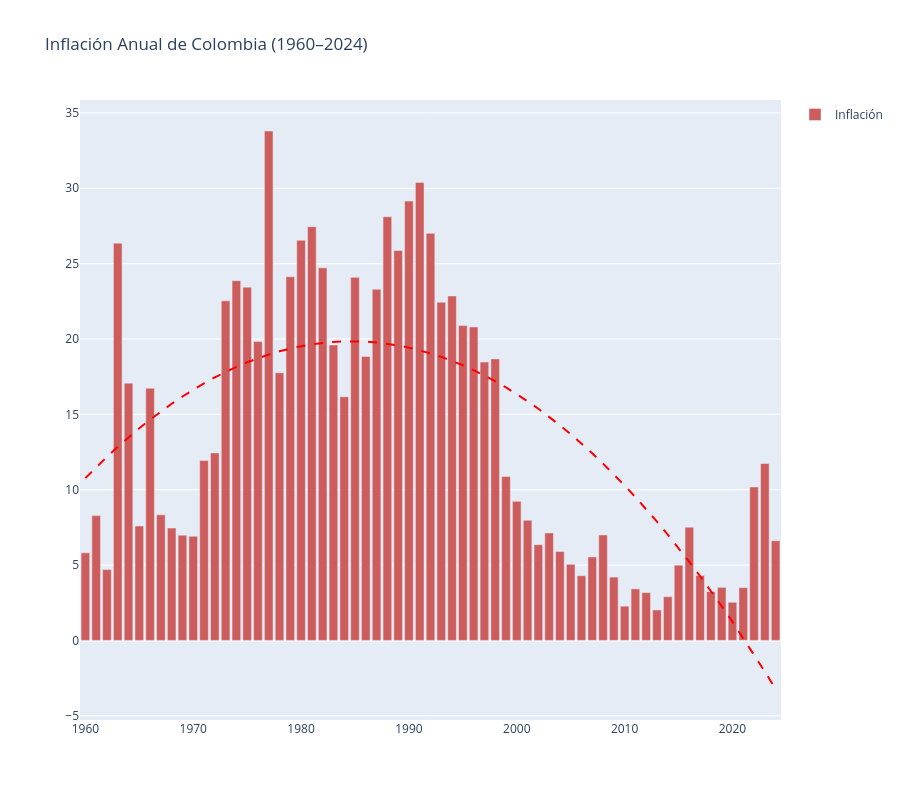

Notebook source saved alongside this figure:
### Code cell
## Inflación anual (IPC, %)
fig = go.Figure()

fig.add_trace(go.Bar(x=df['year'], y=df['inflation_rate'],
                     marker_color='indianred', name='Inflación'))
add_trend(fig, df['year'].values, df['inflation_rate'].values, degree=2)

fig.update_layout(title='Inflación Anual de Colombia (1960–2024)', height=HEIGHT)
fig.show()
